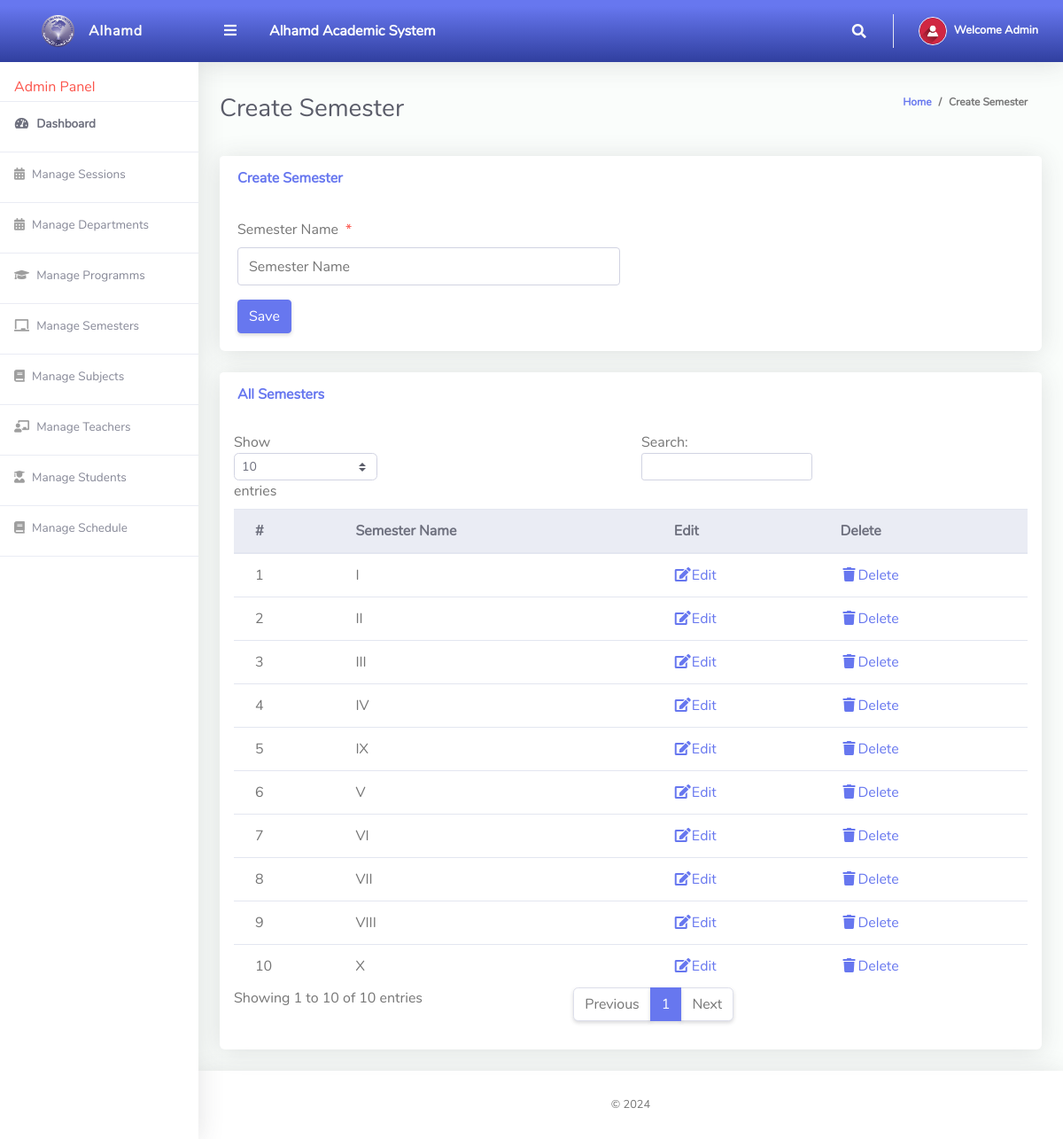
The page /Admin/manageSemester.php (signed in) on the database its author committed.
### tables this page shows
CREATE TABLE IF NOT EXISTS Semesters (
    SemesterID INT PRIMARY KEY AUTO_INCREMENT,
    Semester VARCHAR(10) UNIQUE
);

### Admin/manageSemester.php (the view, shortened to what this page needs)
<?php
include '../Includes/dbcon.php';
?>
<!DOCTYPE html>
<html lang="en">
<head>
  <link href="../vendor/fontawesome-free/css/all.min.css" rel="stylesheet" type="text/css">
  <link href="../vendor/bootstrap/css/bootstrap.min.css" rel="stylesheet" type="text/css">
  <link href="css/ruang-admin.min.css" rel="stylesheet">
</head>
<body id="page-top">
  <div id="wrapper">
      <?php include "Includes/sidebar.php";?>
    <div id="content-wrapper" class="d-flex flex-column">
      <div id="content">
       <?php include "Includes/topbar.php";?>
        <div class="container-fluid" id="container-wrapper">
          <div class="d-sm-flex align-items-center justify-content-between mb-4">
            <h1 class="h3 mb-0 text-gray-800">Create Semester</h1>
            <ol class="breadcrumb">
              <li class="breadcrumb-item"><a href="./">Home</a></li>
              <li class="breadcrumb-item active" aria-current="page">Create Semester</li>
            </ol>
          </div>
          <div class="row">
            <div class="col-lg-12">
              <div class="card mb-4">
                <div class="card-header py-3 d-flex flex-row align-items-center justify-content-between">
                  <h6 class="m-0 font-weight-bold text-primary">Create Semester</h6>
                </div>
                <div class="card-body">
                  <form method="post">
                    <div class="form-group row mb-3">
                        <div class="col-xl-6">
                            <label class="form-control-label">Semester Name<span class="text-danger ml-2">*</span></label>
                      <input type="text" class="form-control" name="semester" value="<?php echo $row['Semester'];?>" id="exampleInputFirstName" placeholder="Semester Name">
                        </div>
                    </div>
                      <?php
                    if (isset($Id))
                    {
                    ?>
                    <button type="submit" name="update" class="btn btn-warning">Update</button>
                    &nbsp;&nbsp;&nbsp;&nbsp;&nbsp;&nbsp;&nbsp;&nbsp;&nbsp;&nbsp;
                    <?php
                    } else {
                    ?>
                    <button type="submit" name="save" class="btn btn-primary">Save</button>
                    <?php
                    }
                    ?>
                  </form>
                </div>
              </div>
                 <div class="row">
              <div class="col-lg-12">
              <div class="card mb-4">
                <div class="card-header py-3 d-flex flex-row align-items-center justify-content-between">
                  <h6 class="m-0 font-weight-bold text-primary">All Semesters</h6>
                </div>
                <div class="table-responsive p-3">
                  <table class="table align-items-center table-flush table-hover" id="dataTableHover">
                    <thead class="thead-light">
                      <tr>
                        <th>#</th>
                        <th>Semester Name</th>
                        <th>Edit</th>
                        <th>Delete</th>
                      </tr>
                    </thead>
                   <tbody>
                  <?php
                      $query = "SELECT * FROM Semesters";
                      $rs = $conn->query($query);
                      $num = $rs->num_rows;
                      $sn=0;
                      if($num > 0)
                      {
                        while ($rows = $rs->fetch_assoc())
                          {
                             $sn = $sn + 1;
                            echo"
                              <tr>
                                <td>".$sn."</td>
                                <td>".$rows['Semester']."</td>
                                <td><a href='?action=edit&Id=".$rows['SemesterID']."'><i class='fas fa-fw fa-edit'></i>Edit</a></td>
                                <td><a href='?action=delete&Id=".$rows['SemesterID']."'><i class='fas fa-fw fa-trash'></i>Delete</a></td>
                              </tr>";
                          }
                      }
                      else
                      {
                           echo
                           "<div class='alert alert-danger' role='alert'>
                            No Record Found!
                            </div>";
                      }
                       ?>
                    </tbody>
                  </table>
                </div>
              </div>
            </div>
            </div>
          </div>
        </div>
      </div>
       <?php include "Includes/footer.php";?>
    </div>
  </div>
</body>
</html>

### Admin/Includes/topbar.php (shortened to what this page needs)
<?php
  $query = "SELECT * FROM tbladmin WHERE Id = ".$_SESSION['userId']."";
  $rs = $conn->query($query);
  $rows = $rs->fetch_assoc();
  $fullName = $rows['firstName']." ".$rows['lastName'];
?>
<nav class="navbar navbar-expand navbar-light bg-gradient-primary topbar mb-4 static-top">
          <button id="sidebarToggleTop" class="btn btn-link rounded-circle mr-3">
            <i class="fa fa-bars"></i>
          </button>
        <div class="text-white big ml-2" style="margin-left:100px;"><b>Alhamd Academic System</b></div>
          <ul class="navbar-nav ml-auto">
            <li class="nav-item dropdown no-arrow">
              <a class="nav-link dropdown-toggle" href="#" id="searchDropdown" role="button" data-toggle="dropdown"
                aria-haspopup="true" aria-expanded="false">
                <i class="fas fa-search fa-fw"></i>
              </a>
            </li>
            <li class="nav-item dropdown no-arrow">
              <a class="nav-link dropdown-toggle" href="#" id="userDropdown" role="button" data-toggle="dropdown"
                aria-haspopup="true" aria-expanded="false">
                <img class="img-profile rounded-circle" src="img/user-icn.png" style="max-width: 60px">
                <span class="ml-2 d-none d-lg-inline text-white small"><b>Welcome <?php echo $fullName;?></b></span>
              </a>
            </li>
          </ul>
        </nav>

### rows shown on the page
semesters: Semester "I"
semesters: Semester "II"
semesters: Semester "III"
semesters: Semester "IV"
semesters: Semester "IX"
semesters: Semester "V"
semesters: Semester "VI"
semesters: Semester "VII"
semesters: Semester "VIII"
semesters: Semester "X"

### other values the page prints
$fullName "Admin"
